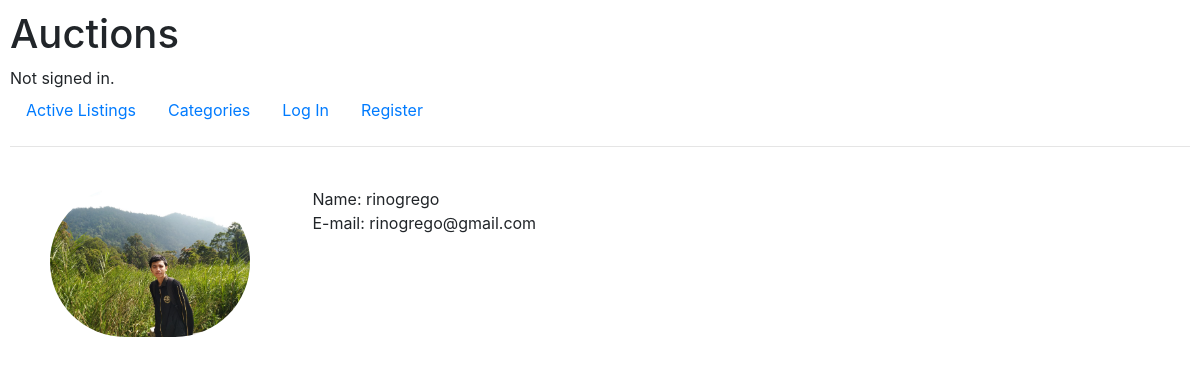
Screenshot of /rinogrego with the database file from the repository.
### auctions/models.py (models this page shows)
class User(AbstractUser):
    image = models.ImageField(blank=True, null=True, upload_to='media/profile/')
    balance = models.FloatField(default=0)
    pass

### auctions/views.py (the view)
# urls.py: path("<str:nama>", views.profile, name="profile"),
def profile(request, nama):
    profile_data = User.objects.get(username=nama)
    return render(request, "auctions/profile.html", {
        "User": profile_data,
    })

### auctions/templates/auctions/profile.html (shortened to what this page needs)
{% extends 'auctions/layout.html' %}
{% block body %}
<div class="row" style="margin-top:40px">
  <div class="col-3">
    <img src="{{ User.image }}" alt="{{ User.username }}" class="img-fluid" height="200" width="200" style="border-radius: 200px; margin-left:40px;"> <br>
  </div>
  <div class="col">
    Name: {{ User.username }} <br>
    E-mail: {{ User.email }} <br>
  </div>
</div>
{% endblock %}

### auctions/static/auctions/styles.css (style rules this page uses)
body { padding: 10px; }

### rows the page displays
User: image (picture), username "rinogrego", email "rinogrego@gmail.com"
